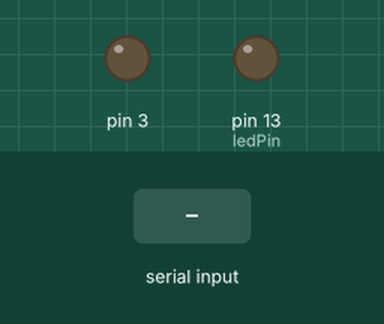
Simulated run of this sketch. Board: Arduino Uno, built with avr-gcc and run on an emulated ATmega328P. Shown: output pins drawn as LEDs (lit = HIGH). Inputs (shaded band) come from the test bench.

Above: at 1.2 s.
1.3 s: "J" received over the second serial link
At 2.5 s:
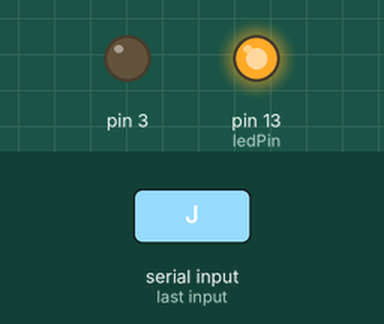
2.8 s: "H" received over the second serial link
At 3.7 s:
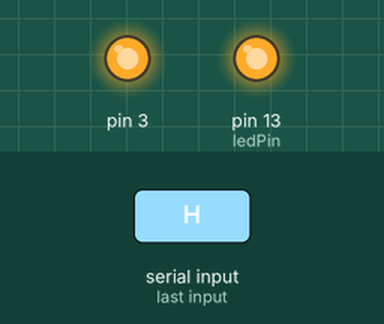
4.3 s: "Z" received over the second serial link
At 4.8 s:
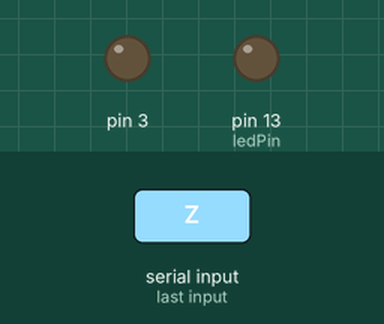
5.8 s: "2" received over the second serial link
At 7.0 s:
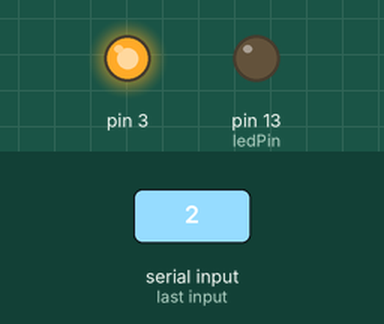
7.3 s: "1" received over the second serial link
At 8.3 s:
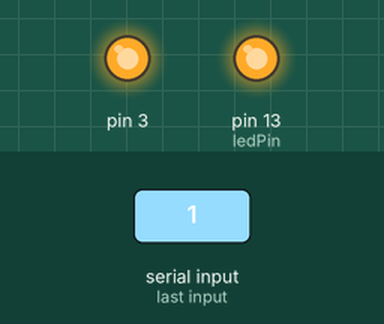
Timing chart, 0 to 9.8 s (numbered marks = the images above; inputs shaded):
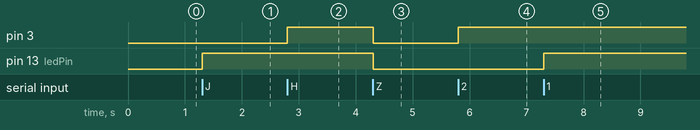

The sketch:

Bluetooth02BOTOESbool.ino
```cpp
#include <SoftwareSerial.h>
bool AZUL = false;
bool VERDE = false;
//Create a new software  serial
SoftwareSerial bluetooth(10, 11); //TX, RX (Bluetooth)

const int ledPin = 13; // the pin that the LED is attached to
int incomingByte;      // a variable to read incoming serial data into

void setup() {
  //Initialize the software serial
  bluetooth.begin(9600);

  // initialize the LED pin as an output:
  pinMode(ledPin, OUTPUT);
    pinMode(3, OUTPUT);
}

void loop() {
  // see if there's incoming serial data:
  if (bluetooth.available() > 0) {
    // read the oldest byte in the serial buffer:
    incomingByte = bluetooth.read();
    // if it's a capital H (ASCII 72), turn on the LED:
    if (incomingByte == 'J') {

      digitalWrite(13, HIGH);
      bluetooth.println("LED: ON");
    }
     if (incomingByte == '1') {
      AZUL = !AZUL;
      digitalWrite(13, AZUL);
      bluetooth.println("LED: ON");
     }

    // if it's an L (ASCII 76) turn off the LED:
    if (incomingByte == 'Z') {
      bluetooth.println("LED: OFF");
      digitalWrite(13, LOW);
      digitalWrite(3, LOW);
    }
        if (incomingByte == '3') {
      bluetooth.println("LED: OFF");
      digitalWrite(13, LOW);
      digitalWrite(3, LOW);
    }
        if (incomingByte == 'H') {
      digitalWrite(3, HIGH);
      bluetooth.println("LED: ON");
  }
      if (incomingByte == '2') {
        VERDE = !VERDE;
        digitalWrite(3, VERDE);
      bluetooth.println("LED: ON");
  }
 }
}
```

Measured:
- after the input at 1.3 s, pin 13 (ledPin): LOW → HIGH at once
- after the input at 2.8 s, pin 3: LOW → HIGH at once
- after the input at 4.3 s, pin 3, pin 13 (ledPin): HIGH → LOW at once
- after the input at 5.8 s, pin 3: LOW → HIGH at once
- after the input at 7.3 s, pin 13 (ledPin): LOW → HIGH at once
